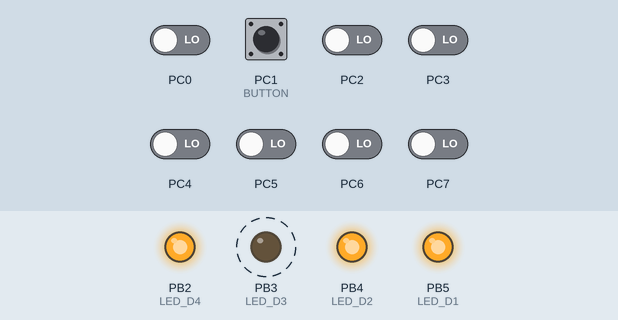
This program was run on a simulated ATmega328P, built with avr-gcc and emulated at 16 MHz. Parts: output pins drawn as LEDs (lit = HIGH). Dashed ring = blinking. The test bench sets the inputs (shaded band); at power-on: PC1 (BUTTON) HIGH, PC0, PC2–7 LOW.

Above: at 1.2 s.
1.3 s: PC1 (BUTTON) pulled LOW for 1 s
At 3.3 s:
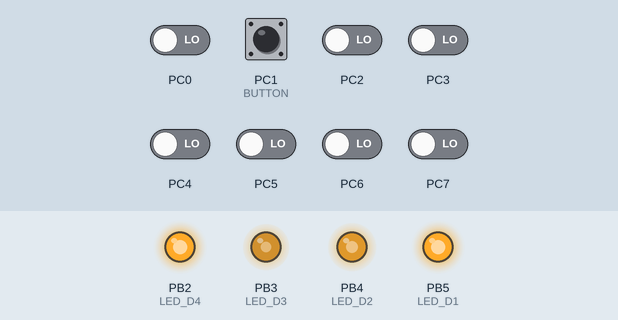
4.3 s: PC1 (BUTTON) pulled LOW for 0.15 s
At 7.1 s:
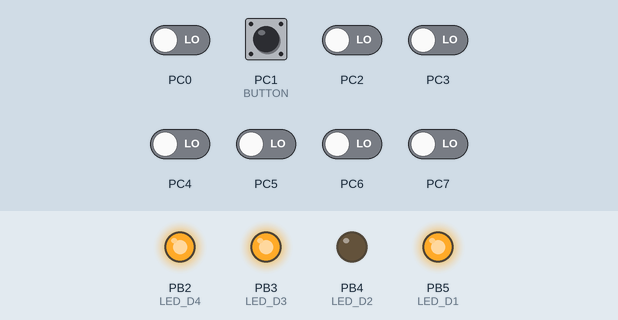
7.4 s: PC1 (BUTTON) pulled LOW for 0.15 s
At 8.9 s:
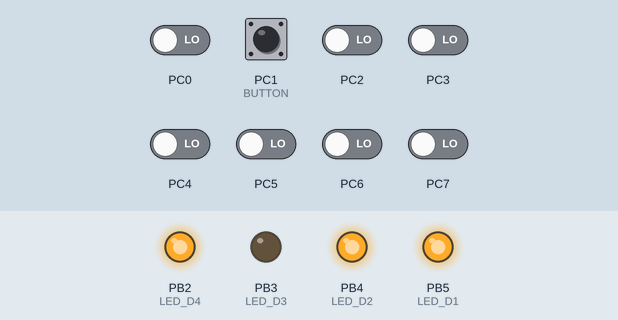
10.5 s: PC0 driven HIGH and PC1 (BUTTON) driven LOW
At 11.35 s:
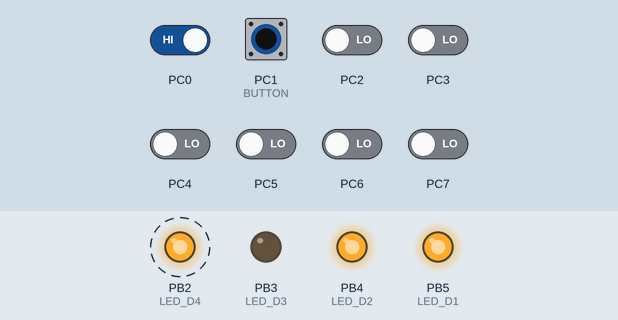
13.5 s: PC1 (BUTTON) driven HIGH
16.5 s: PC1 (BUTTON) driven LOW
Timing chart, 0 to 24.0 s (numbered marks = the images above; inputs shaded):
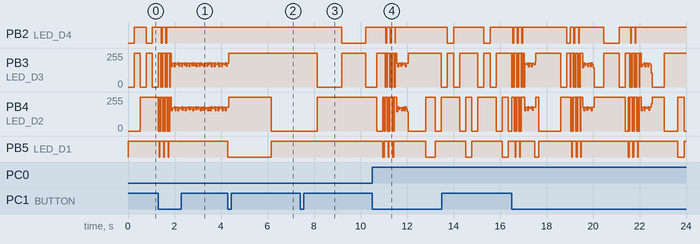

Measured:
- after the input at 1.3 s, PB2 (LED_D4): alternates HIGH for 0.16 s and LOW for 0.03 s, 4 changes in all, then stays HIGH, starting after 0.13 s
- after the input at 4.3 s, PB5 (LED_D1): LOW → HIGH after 1.9 s instead of 0.00 s
- after the input at 7.4 s, PB2 (LED_D4): HIGH → LOW after 1.8 s, → HIGH 1.0 s later; PB3 (LED_D3): 255/255 → 0/255 after 0.74 s instead of 2.9 s; PB4 (LED_D2): 0/255 → 255/255 after 0.74 s instead of 2.9 s
- after the input at 10.5 s, PB2 (LED_D4): alternates HIGH for 0.16 s and LOW for 0.03 s, 6 changes in all, then stays HIGH, starting after 0.59 s
- by itself, PB5 (LED_D1): repeats every 0.20 s: HIGH 0.16 s, LOW 0.03 s

The program:

main.c
```c
// (licence header left out)
/* Defines -----------------------------------------------------------*/
#define LED_D1  PB5
#define LED_D2  PB4
#define LED_D3  PB3
#define LED_D4  PB2

#define BUTTON  PC1

#ifndef F_CPU           // Preprocessor directive allows for conditional
// compilation. The #ifndef means "if not defined".
#define F_CPU 16000000  // CPU frequency in Hz required for delay
#endif                  // The #ifndef directive must be closed by #endif

/* Includes ----------------------------------------------------------*/
#include <avr/io.h>         // AVR device-specific IO definitions
#include <avr/interrupt.h>  // Interrupts standard C library for AVR-GCC
#include <util/delay.h>     // Functions for busy-wait delay loops
#include "gpio.h"           // GPIO library for AVR-GCC
#include "timer.h"          // Timer library for AVR-GCC

static inline void knight_rider();

/* Function definitions ----------------------------------------------*/
/**********************************************************************
 * Function: Main function where the program execution begins
 * Purpose:  Toggle one LED on the Multi-function shield using
             the internal 8- or 16-bit Timer/Counter.
 * Returns:  none
 **********************************************************************/
int main(void)
{
    // Configuration of LED(s) at port B - active low
    GPIO_config_output(&DDRB, LED_D1);
    GPIO_write_high(&PORTB, LED_D1); // high

    GPIO_config_output(&DDRB, LED_D2);
    GPIO_write_low(&PORTB, LED_D2); // low

    GPIO_config_output(&DDRB, LED_D3);
    GPIO_write_low(&PORTB, LED_D3); // low

    GPIO_config_output(&DDRB, LED_D4);
    GPIO_write_low(&PORTB, LED_D4); // low

    GPIO_config_input_pullup(&DDRC, BUTTON);

    // Configuration of 16-bit Timer/Counter1 for LED blinking
    // Set the overflow prescaler to 262 ms and enable interrupt
    TIM1_overflow_262ms();
    TIM1_overflow_interrupt_enable();

    // Enables interrupts by setting the global interrupt mask
    sei();

    enum speed_states {SPEED_4MS = 0, SPEED_33MS = 1, SPEED_262MS = 2, SPEED_1S = 3, SPEED_4S = 4};
    uint8_t speed_state = SPEED_262MS;

    // Infinite loop
    while (1)
    {
        /* Empty loop. All subsequent operations are performed exclusively
         * inside interrupt service routines ISRs */

        if (GPIO_read(&PINC, BUTTON) == 0) {
            switch(speed_state) {
                case (SPEED_4S):
                    speed_state = SPEED_1S;
                    TIM1_overflow_1s();
                    break;

                case (SPEED_1S):
                    speed_state = SPEED_262MS;
                    TIM1_overflow_262ms();
                    break;

                case (SPEED_262MS):
                    speed_state = SPEED_33MS;
                    TIM1_overflow_33ms();
                    break;

                case (SPEED_33MS):
                    speed_state = SPEED_4MS;
                    TIM1_overflow_4ms();
                    break;

                case (SPEED_4MS):
                    speed_state = SPEED_4S;
                    TIM1_overflow_4s();
                    break;

                default:
                    speed_state = SPEED_4S;
                    TIM1_overflow_4s();
                    break;
            }

            _delay_ms(500);
        }
    }

    // Will never reach this
    return 0;
}

/* Interrupt service routines ----------------------------------------*/
/**********************************************************************
 * Function: Timer/Counter1 overflow interrupt
 * Purpose:  Toggle D1 LED on Multi-function shield.
 **********************************************************************/
ISR(TIMER1_OVF_vect)
{
    knight_rider();
}

static inline void knight_rider()
{
    static uint8_t state = (1 << LED_D1);
    static uint8_t dir = 0;
    if (dir == 0) {
        state =  (state >> 1);
        PORTB = ~state;
        if (state == (1 << LED_D4)) dir = 1;
    } else {
        state = (state << 1);
        PORTB = ~state;
        if (state == (1 << LED_D1)) dir = 0;
    }
}
```

timer.h
```c
#ifndef TIMER_H
# define TIMER_H

/***********************************************************************
 *
 * Timer library for AVR-GCC.
 * ATmega328P (Arduino Uno), 16 MHz, AVR 8-bit Toolchain 3.6.2
 *
 * Copyright (c) 2019-Present Tomas Fryza
 * Dept. of Radio Electronics, Brno University of Technology, Czechia
 * This work is licensed under the terms of the MIT license.
 *
 **********************************************************************/

/**
 * @file
 * @defgroup fryza_timer Timer Library <timer.h>
 * @code #include "timer.h" @endcode
 *
 * @brief Timer library for AVR-GCC.
 *
 * The library contains macros for controlling the timer modules.
 *
 * @note Based on Microchip Atmel ATmega328P manual and no source file
 *       is needed for the library.
 * @author Tomas Fryza, Dept. of Radio Electronics, Brno University
 *         of Technology, Czechia
 * @copyright (c) 2019-Present Tomas Fryza, This work is licensed under
 *                the terms of the MIT license
 * @{
 */


/* Includes ----------------------------------------------------------*/
#include <avr/io.h>


/* Defines -----------------------------------------------------------*/
/**
 * @name  Definitions for 16-bit Timer/Counter1
 * @note  t_OVF = 1/F_CPU * prescaler * 2^n where n = 16, F_CPU = 16 MHz
 */
/** @brief Stop timer, prescaler 000 --> STOP */
#define TIM1_stop()           TCCR1B &= ~((1<<CS12) | (1<<CS11) | (1<<CS10));
/** @brief Set overflow 4ms, prescaler 001 --> 1 */
#define TIM1_overflow_4ms()   TCCR1B &= ~((1<<CS12) | (1<<CS11)); TCCR1B |= (1<<CS10);
/** @brief Set overflow 33ms, prescaler 010 --> 8 */
#define TIM1_overflow_33ms()  TCCR1B &= ~((1<<CS12) | (1<<CS10)); TCCR1B |= (1<<CS11);
/** @brief Set overflow 262ms, prescaler 011 --> 64 */
#define TIM1_overflow_262ms() TCCR1B &= ~(1<<CS12); TCCR1B |= (1<<CS11) | (1<<CS10);
/** @brief Set overflow 1s, prescaler 100 --> 256 */
#define TIM1_overflow_1s()    TCCR1B &= ~((1<<CS11) | (1<<CS10)); TCCR1B |= (1<<CS12);
/** @brief Set overflow 4s, prescaler // 101 --> 1024 */
#define TIM1_overflow_4s()    TCCR1B &= ~(1<<CS11); TCCR1B |= (1<<CS12) | (1<<CS10);
/** @brief Enable overflow interrupt, 1 --> enable */
#define TIM1_overflow_interrupt_enable()  TIMSK1 |= (1<<TOIE1);
/** @brief Disable overflow interrupt, 0 --> disable */
#define TIM1_overflow_interrupt_disable() TIMSK1 &= ~(1<<TOIE1);

/**
 * @name  Definitions for 8-bit Timer/Counter0
 * @note  t_OVF = 1/F_CPU * prescaler * 2^n where n = 8, F_CPU = 16 MHz
 */
#define TIM0_stop()                         TCCR0B &= ~((1<<CS02) | (1<<CS01) | (1<<CS00));
/** @brief Set overflow 16us, prescaler 001 --> 1 */
#define TIM0_overflow_16us()                TCCR0B &= ~((1<<CS02) | (1<<CS01)); TCCR0B |= (1<<CS00);
/** @brief Set overflow 128us, prescaler 010 --> 8 */
#define TIM0_overflow_128us()               TCCR0B &= ~((1<<CS02) | (1<<CS00)); TCCR0B |= (1<<CS01);
/** @brief Set overflow 1024 us, prescaler 011 --> 64 */
#define TIM0_overflow_1024us()              TCCR0B &= ~(1<<CS02); TCCR0B |= (1<<CS01) | (1<<CS00);
/** @brief Set overflow 4096us, prescaler 100 --> 256 */
#define TIM0_overflow_4096us()              TCCR0B &= ~((1<<CS01) | (1<<CS00)); TCCR0B |= (1<<CS02);
/** @brief Set overflow 16384 us, prescaler // 101 --> 1024 */
#define TIM0_overflow_16384us()             TCCR0B &= ~(1<<CS01); TCCR0B |= (1<<CS02) | (1<<CS00);
/** @brief Enable overflow interrupt, 1 --> enable */
#define TIM0_overflow_interrupt_enable()    TIMSK0 |= (1<<TOIE0);
/** @brief Disable overflow interrupt, 0 --> disable */
#define TIM0_overflow_interrupt_disable()   TIMSK0 &= ~(1<<TOIE0);

/**
 * @name  Definitions for 8-bit Timer/Counter2
 * @note  t_OVF = 1/F_CPU * prescaler * 2^n where n = 8, F_CPU = 16 MHz
 */
#define TIM2_stop()           TCCR2B &= ~((1<<CS22) | (1<<CS21) | (1<<CS20));
/** @brief Set overflow 16us, prescaler 001 --> 1 */
#define TIM2_overflow_16us()   TCCR2B &= ~((1<<CS22) | (1<<CS21)); TCCR2B |= (1<<CS20);
/** @brief Set overflow 128us, prescaler 010 --> 8 */
#define TIM2_overflow_128us()  TCCR2B &= ~((1<<CS22) | (1<<CS20)); TCCR2B |= (1<<CS21);
/** @brief Set overflow 1024 us, prescaler 011 --> 64 */
#define TIM2_overflow_1024us() TCCR2B &= ~(1<<CS22); TCCR2B |= (1<<CS21) | (1<<CS20);
/** @brief Set overflow 4096 us, prescaler 100 --> 256 */
#define TIM2_overflow_4096us()    TCCR2B &= ~((1<<CS21) | (1<<CS20)); TCCR2B |= (1<<CS22);
/** @brief Set overflow 16384 us, prescaler // 101 --> 1024 */
#define TIM2_overflow_16384us()    TCCR0B &= ~(1<<CS21); TCCR2B |= (1<<CS22) | (1<<CS20);
/** @brief Enable overflow interrupt, 1 --> enable */
#define TIM2_overflow_interrupt_enable()  TIMSK2 |= (1<<TOIE2);
/** @brief Disable overflow interrupt, 0 --> disable */
#define TIM2_overflow_interrupt_disable() TIMSK2 &= ~(1<<TOIE2);

/** @} */

#endif
```

gpio.c
```c
// (licence header left out)
/* Includes ----------------------------------------------------------*/
#include "gpio.h"

/* Function definitions ----------------------------------------------*/
/**********************************************************************
 * Function: GPIO_config_output()
 * Purpose:  Configure one output pin in Data Direction Register.
 * Input:    reg_name - Address of Data Direction Register, such as &DDRB
 *           pin_num - Pin designation in the interval 0 to 7
 * Returns:  none
 **********************************************************************/
void GPIO_config_output(volatile uint8_t *reg_name, uint8_t pin_num)
{
    *reg_name = *reg_name | (1<<pin_num);
}

/**********************************************************************
 * Function: GPIO_config_input_nopull()
 * Purpose:  Configure one input pin and do not enable pull-up.
 * Input:    reg_name - Address of Data Direction Register, such as &DDRB
 *           pin_num - Pin designation in the interval 0 to 7
 * Returns:  none
 **********************************************************************/
void GPIO_config_input_nopull (volatile uint8_t *reg_name, uint8_t pin_num)
{
    *reg_name = *reg_name & ~(1<<pin_num);  // Data Direction Register
    reg_name++;                             // Change pointer to Data Register
    *reg_name = *reg_name & ~(1<<pin_num);  // Data Register -- turn pull-up off
}

/**********************************************************************
 * Function: GPIO_config_input_pullup()
 * Purpose:  Configure one input pin and enable pull-up.
 * Input:    reg_name - Address of Data Direction Register, such as &DDRB
 *           pin_num - Pin designation in the interval 0 to 7
 * Returns:  none
 **********************************************************************/
void GPIO_config_input_pullup(volatile uint8_t *reg_name, uint8_t pin_num)
{
    *reg_name = *reg_name & ~(1<<pin_num);  // Data Direction Register
    reg_name++;                             // Change pointer to Data Register
    *reg_name = *reg_name | (1<<pin_num);   // Data Register -- turn pull-up on
}

/**********************************************************************
 * Function: GPIO_write_low()
 * Purpose:  Write one pin to a low value.
 * Input:    reg_name - Address of Port Register, such as &PORTB
 *           pin_num - Pin designation in the interval 0 to 7
 * Returns:  none
 **********************************************************************/
void GPIO_write_low(volatile uint8_t *reg_name, uint8_t pin_num)
{
    *reg_name = *reg_name & ~(1<<pin_num);
}

/**********************************************************************
 * Function: GPIO_write_high()
 * Purpose:  Write one pin to a high value.
 * Input:    reg_name - Address of Port Register, such as &PORTB
 *           pin_num - Pin designation in the interval 0 to 7
 * Returns:  none
 **********************************************************************/
void GPIO_write_high (volatile uint8_t *reg_name, uint8_t pin_num)
{
    *reg_name |= (1 << pin_num);
}

/**********************************************************************
 * Function: GPIO_toggle()
 * Purpose:  Toggle one pin.
 * Input:    reg_name - Address of Port Register, such as &PORTB
 *           pin_num - Pin designation in the interval 0 to 7
 * Returns:  none
 **********************************************************************/
void GPIO_toggle (volatile uint8_t *reg_name, uint8_t pin_num)
{
    *reg_name ^= (1 << pin_num);
}

/**********************************************************************
 * Function: GPIO_read()
 * Purpose:  Read one pin.
 * Input:    reg_name - Address of Pin Register, such as &PINB
 *           pin_num - Pin designation in the interval 0 to 7
 * Returns:  uint8_t containing 1 or 0
 **********************************************************************/
uint8_t GPIO_read (volatile uint8_t *reg_name, uint8_t pin_num)
{
    return (((*reg_name) >> pin_num) & 1);
}
```

gpio.h
```c
#ifndef GPIO_H
# define GPIO_H

/***********************************************************************
 *
 * GPIO library for AVR-GCC.
 * ATmega328P (Arduino Uno), 16 MHz, AVR 8-bit Toolchain 3.6.2
 *
 * Copyright (c) 2019-Present Tomas Fryza
 * Dept. of Radio Electronics, Brno University of Technology, Czechia
 * This work is licensed under the terms of the MIT license.
 *
 **********************************************************************/

/**
 * @file
 * @defgroup fryza_gpio GPIO Library <gpio.h>
 * @code #include "gpio.h" @endcode
 *
 * @brief GPIO library for AVR-GCC.
 *
 * The library contains functions for controlling AVRs' gpio pin(s).
 *
 * @note Based on AVR Libc Reference Manual. Tested on ATmega328P
 *       (Arduino Uno), 16 MHz, AVR 8-bit Toolchain 3.6.2.
 * @author Tomas Fryza, Dept. of Radio Electronics, Brno University
 *         of Technology, Czechia
 * @copyright (c) 2019-2021 Tomas Fryza, This work is licensed under
 *                the terms of the MIT license
 * @{
 */


/* Includes ----------------------------------------------------------*/
#include <avr/io.h>


/* Function prototypes -----------------------------------------------*/
/**
 * @name Functions
 */

/**
 * @brief  Configure one output pin in Data Direction Register.
 * @param  reg_name Address of Data Direction Register, such as &DDRB
 * @param  pin_num  Pin designation in the interval 0 to 7
 * @return none
 */
void GPIO_config_output (volatile uint8_t *reg_name, uint8_t pin_num);


/**
 * @brief  Configure one input pin and disable pull-up.
 * @param  reg_name Address of Data Direction Register, such as &DDRB
 * @param  pin_num  Pin designation in the interval 0 to 7
 * @return none
 */
void GPIO_config_input_nopull (volatile uint8_t *reg_name, uint8_t pin_num);

/**
 * @brief  Configure one input pin and enable pull-up.
 * @param  reg_name Address of Data Direction Register, such as &DDRB
 * @param  pin_num  Pin designation in the interval 0 to 7
 * @return none
 */
void GPIO_config_input_pullup (volatile uint8_t *reg_name, uint8_t pin_num);


/**
 * @brief  Write one pin to a low value.
 * @param  reg_name Address of Port Register, such as &PORTB
 * @param  pin_num  Pin designation in the interval 0 to 7
 * @return none
 */
void GPIO_write_low (volatile uint8_t *reg_name, uint8_t pin_num);


/**
 * @brief  Write one pin to a high value.
 * @param  reg_name Address of Port Register, such as &PORTB
 * @param  pin_num  Pin designation in the interval 0 to 7
 * @return none
 */
void GPIO_write_high (volatile uint8_t *reg_name, uint8_t pin_num);


/**
 * @brief  Toggle one pin.
 * @param  reg_name Address of Port Register, such as &PORTB
 * @param  pin_num  Pin designation in the interval 0 to 7
 * @return none
 */
void GPIO_toggle (volatile uint8_t *reg_name, uint8_t pin_num);

/**
 * @brief  Read a value from input pin.
 * @param  reg_name Address of Pin Register, such as &PINB
 * @param  pin_num  Pin designation in the interval 0 to 7
 * @return Pin value
 */
uint8_t GPIO_read (volatile uint8_t *reg_name, uint8_t pin_num);

/** @} */

#endif
```
